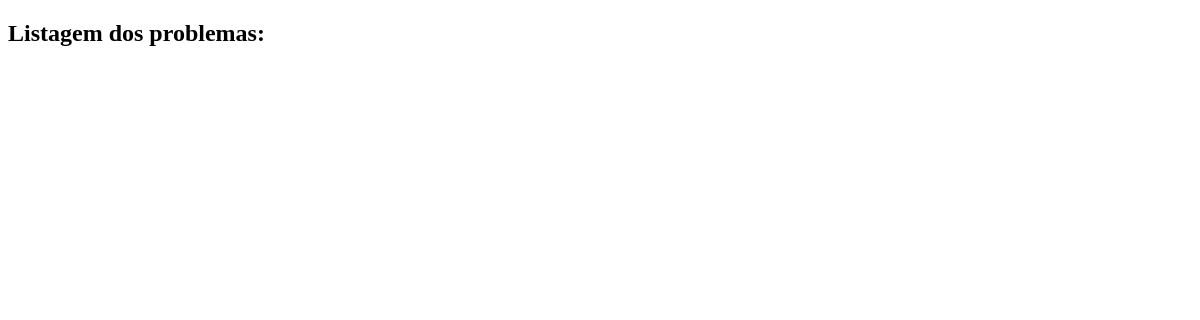
/problemas/6, run on an earlier commit of the app's database.
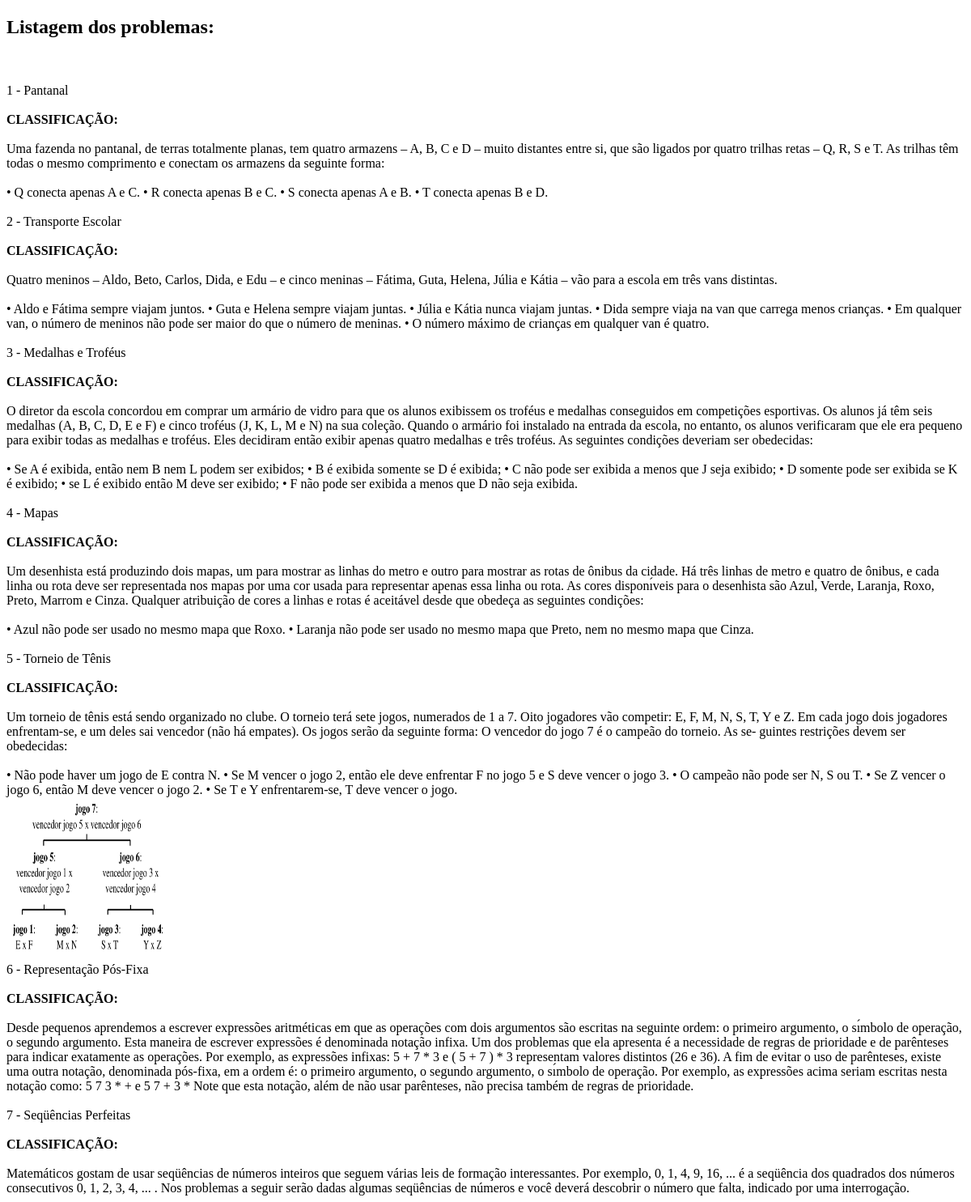
And on a later commit of the database.
### provasobi/models.py (models this page shows)
class Problema(models.Model):
    codproblema = models.AutoField(db_column='codProblema', primary_key=True)
    numeroproblema = models.IntegerField(db_column='numeroProblema', blank=True, null=True)
    tituloproblema = models.CharField(db_column='tituloProblema', max_length=100, blank=True, null=True)
    enunciadoproblema = models.CharField(db_column='enunciadoProblema', max_length=500, blank=True, null=True)
    regrasproblema = models.CharField(db_column='regrasProblema', max_length=500, blank=True, null=True)
    imgproblema = models.CharField(db_column='imgProblema', max_length=300, blank=True, null=True, default='')
    codprova = models.ForeignKey('Prova', models.DO_NOTHING, db_column='codProva', blank=True, null=True)
    classificacao = models.ManyToManyField('Classificacao', blank=True)
    class Meta:
        managed = True
        db_table = 'problema'

### provasobi/views.py (the view)
# urls.py: path('problemas/<int:pk>', problemas, name='url_prob'),
def problemas(request, pk):
    problemas = Problema.objects.all().select_related('codprova').filter(codprova=pk)
    id_prob = []
    for p in problemas:
        id_prob.append(p)
    questoes = Questao.objects.all().select_related('codproblema').filter(codproblema__in=id_prob).order_by('numeroquestao')#.filter(codproblema__in=id_questoes)
    id_questoes = []
    for q in questoes:
         id_questoes.append(q)
    alternativas = Alternativa.objects.all().select_related('codquestao').filter(codquestao__in=id_questoes)
    return render(request, 'problemas.html', {'problemas': problemas, 'questoes': questoes, 'alternativas' : alternativas})

### templates/problemas.html (shortened to what this page needs)
<!DOCTYPE html>
<html lang="en">
<head>
</head>
    <h2>Listagem dos problemas:</h2>
    <br>
        {% for prob in problemas %}
            <br>{{ prob.numeroproblema }} - {{prob.tituloproblema}}<br/>
            <br><b>CLASSIFICAÇÃO:</b>
            <br/><br/>{{prob.enunciadoproblema}}</br>
            {% if prob.regrasproblema %}
                <br/>{{prob.regrasproblema}}<br/>
            {% endif %}
            {% if prob.imgproblema %}
                {% load static %}
                <img src={% static prob.imgproblema %} width="200" height="200" alt="My image">
            {% endif %}
            {% for q in questoes %}
                {% if q.codproblema.codproblema == prob.codproblema %}
                    {% if q.imgquestao %}
                        {% load static %}
                    {% endif %}
                {% endif %}
            {% endfor %}
        {% endfor%}
</body>
</html>

What changed in the data, as far as the page shows it:
added Problema: numeroproblema "1", tituloproblema "Pantanal", enunciadoproblema "Uma fazenda no pantanal, de terras totalmente planas, tem quatro armazens – A, B, C e D – muito distantes entre si, que são ligados por quatro trilhas retas – Q, R, S e T. As trilhas têm todas o mesmo comprimento e conectam os armazens da seguinte forma:", regrasproblema "• Q conecta apenas A e C. • R conecta apenas B e C. • S conecta apenas A e B. • T conecta apenas B e D."
added Problema: numeroproblema "2", tituloproblema "Transporte Escolar", enunciadoproblema "Quatro meninos – Aldo, Beto, Carlos, Dida, e Edu – e cinco meninas – Fátima, Guta, Helena, Júlia e Kátia – vão para a escola em três vans distintas.", regrasproblema "• Aldo e Fátima sempre viajam juntos. • Guta e Helena sempre viajam juntas. • Júlia e Kátia nunca viajam juntas. • Dida sempre viaja na van que carrega menos crianças. • Em qualquer van, o número de meninos não pode ser maior do que o número de meninas. • O número máximo de crianças em qualquer van é quatro."
added Problema: numeroproblema "3", tituloproblema "Medalhas e Troféus", enunciadoproblema "O diretor da escola concordou em comprar um armário de vidro para que os alunos exibissem os troféus e medalhas conseguidos em competições esportivas. Os alunos já têm seis medalhas (A, B, C, D, E e F) e cinco troféus (J, K, L, M e N) na sua coleção. Quando o armário foi instalado na entrada da escola, no entanto, os alunos verificaram que ele era pequeno para exibir todas as medalhas e troféus. Eles decidiram então exibir apenas quatro medalhas e três troféus. As seguintes condições deveriam ser obedecidas:", regrasproblema "• Se A é exibida, então nem B nem L podem ser exibidos; • B é exibida somente se D é exibida; • C não pode ser exibida a menos que J seja exibido; • D somente pode ser exibida se K é exibido; • se L é exibido então M deve ser exibido; • F não pode ser exibida a menos que D não seja exibida."
added Problema: numeroproblema "4", tituloproblema "Mapas", enunciadoproblema "Um desenhista está produzindo dois mapas, um para mostrar as linhas do metro e outro para mostrar as rotas de ônibus da cidade. Há três linhas de metro e quatro de ônibus, e cada linha ou rota deve ser representada nos mapas por uma cor usada para representar apenas essa linha ou rota. As cores disponı́veis para o desenhista são Azul, Verde, Laranja, Roxo, Preto, Marrom e Cinza. Qualquer atribuição de cores a linhas e rotas é aceitável desde que obedeça as seguintes condições:", regrasproblema "• Azul não pode ser usado no mesmo mapa que Roxo. • Laranja não pode ser usado no mesmo mapa que Preto, nem no mesmo mapa que Cinza."
added Problema: numeroproblema "5", tituloproblema "Torneio de Tênis", enunciadoproblema "Um torneio de tênis está sendo organizado no clube. O torneio terá sete jogos, numerados de 1 a 7. Oito jogadores vão competir: E, F, M, N, S, T, Y e Z. Em cada jogo dois jogadores enfrentam-se, e um deles sai vencedor (não há empates). Os jogos serão da seguinte forma: O vencedor do jogo 7 é o campeão do torneio. As se- guintes restrições devem ser obedecidas:", regrasproblema "• Não pode haver um jogo de E contra N. • Se M vencer o jogo 2, então ele deve enfrentar F no jogo 5 e S deve vencer o jogo 3. • O campeão não pode ser N, S ou T. • Se Z vencer o jogo 6, então M deve vencer o jogo 2. • Se T e Y enfrentarem-se, T deve vencer o jogo.", imgProblema (picture)
added Problema: numeroproblema "6", tituloproblema "Representação Pós-Fixa", enunciadoproblema "Desde pequenos aprendemos a escrever expressões aritméticas em que as operações com dois argumentos são escritas na seguinte ordem: o primeiro argumento, o sı́mbolo de operação, o segundo argumento. Esta maneira de escrever expressões é denominada notação infixa. Um dos problemas que ela apresenta é a necessidade de regras de prioridade e de parênteses para indicar exatamente as operações. Por exemplo, as expressões infixas: 5 + 7 * 3 e ( 5 + 7 ) * 3 representam valores distintos (26 e 36). A fim de evitar o uso de parênteses, existe uma outra notação, denominada pós-fixa, em a ordem é: o primeiro argumento, o segundo argumento, o sı́mbolo de operação. Por exemplo, as…"
added Problema: numeroproblema "7", tituloproblema "Seqüências Perfeitas", enunciadoproblema "Matemáticos gostam de usar seqüências de números inteiros que seguem várias leis de formação interessantes. Por exemplo, 0, 1, 4, 9, 16, ... é a seqüência dos quadrados dos números consecutivos 0, 1, 2, 3, 4, ... . Nos problemas a seguir serão dadas algumas seqüências de números e você deverá descobrir o número que falta, indicado por uma interrogação."
